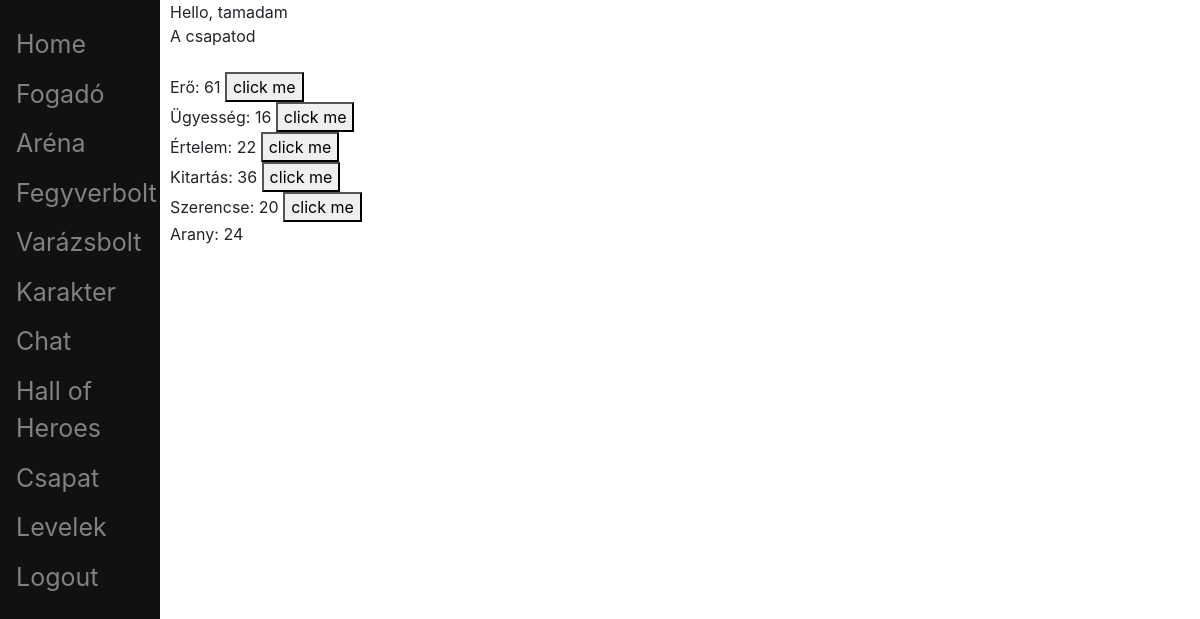
Before: / (signed in) with the older database file.
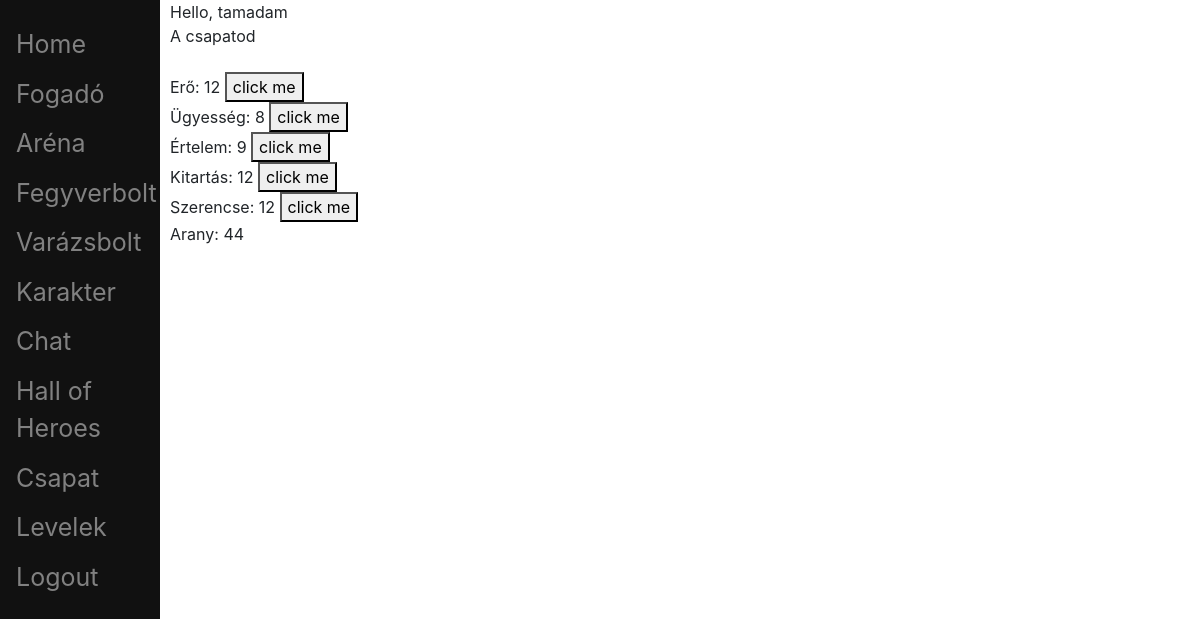
After: the same page with the newer database file.
### account/models.py (models this page shows, shortened)
class Account(AbstractBaseUser):
	username		= models.CharField(verbose_name = 'username', max_length = 20, unique = True)
	email 			= models.EmailField(verbose_name = 'email', max_length = 128, unique = True)
	date_joined		= models.DateTimeField(verbose_name = 'date joined', auto_now_add = True)
	last_login		= models.DateTimeField(verbose_name = 'last login', auto_now = True)
	is_admin		= models.BooleanField(default=False)
	is_superuser	= models.BooleanField(default=False)
	is_staff		= models.BooleanField(default=False)
	is_active		= models.BooleanField(default=True) # - lehet false pl email-es aktivalas
	profile_image	= models.ImageField(null=True, blank=True, upload_to=profile_image_path)
	objects = CustomAccountManager()
	USERNAME_FIELD 	= 'username'
	REQUIRED_FIELDS	= ['email']

class Character(models.Model):
	account = models.OneToOneField(Account, on_delete=models.CASCADE, primary_key=True)
	ROLES = (
		('warrior', 'warrior'),
		('mage', 'mage'),
		('scout', 'scout'),
	)
	character_type	= models.CharField(verbose_name = 'character type', max_length = 20, choices=ROLES, default='')
	level			= models.DecimalField(verbose_name='level', max_digits=19, decimal_places=0, default = 1) #szint
	strength		= models.DecimalField(verbose_name='strength', max_digits=19, decimal_places=0, default = 8) #erő
	skill 			= models.DecimalField(verbose_name='skill', max_digits=19, decimal_places=0, default = 6) #ügyesség
	intelligence	= models.DecimalField(verbose_name='intelligence', max_digits=19, decimal_places=0, default = 7) #értelem
	health_point	= models.DecimalField(verbose_name='health point', max_digits=19, decimal_places=0, default = 10) #életerő
	fortune 		= models.DecimalField(verbose_name='fortune', max_digits=19, decimal_places=0, default = 8) #szerencse
	shield 			= models.DecimalField(verbose_name='shield', max_digits=19, decimal_places=0, default = 0) #páncél
	rank			= models.DecimalField(verbose_name='rank', max_digits=19, decimal_places=0, blank = True, null = True) #helyezes
	honor			= models.DecimalField(verbose_name='honor', max_digits=19, decimal_places=0, default = 1) #becsuletpont
	gold 			= models.DecimalField(verbose_name='gold', max_digits=20, decimal_places=0, default=100)

### core/views.py (the view)
# urls.py: path('', home_page_view, name='home_page'),
@login_required(login_url='login')
def home_page_view(request):
	context = {}
	user = Character.objects.get(account=request.user)
	context = {
		'user_id': user.account.id,
		'username': user.account.username,
		'strength': user.strength,
		'skill': user.skill,
		'intelligence': user.intelligence,
		'health_point': user.health_point,
		'fortune': user.fortune,
		'gold': user.gold,
	}
	return render(request, 'core/home_page.html', context)

### core/templates/core/home_page.html (shortened to what this page needs)
{% extends 'base.html' %}
{% block content %}
<div class="main">
<span id="hello-msg">Hello, {{username}} </span>
<br>
<span id="team-msg">A csapatod </span>
<br>
<br>
<div id="strength">
Erő: <p class="character-attr-value"id="strength-value">{{strength}}</p>
<button onclick="increaseAttr('{{user_id}}', 'strength')">click me</button><br>
</div>
<div id="skill">
Ügyesség: <p id="skill-value">{{skill}} </p>
<button onclick="increaseAttr('{{user_id}}', 'skill')">click me</button><br>
</div>
<div id="intelligence">
Értelem: <p id="intelligence-value">{{intelligence}} </p>
<button onclick="increaseAttr('{{user_id}}', 'intelligence')">click me</button><br>
</div>
<div id="health_point">
Kitartás: <p id="health_point-value">{{health_point}} </p>
<button onclick="increaseAttr('{{user_id}}', 'health_point')">click me</button><br>
</div>
<div id="fortune">
Szerencse: <p id="fortune-value">{{fortune}} </p>
<button onclick="increaseAttr('{{user_id}}', 'fortune')">click me</button><br>
</div>
<div id="gold">
Arany: <p id="gold-value">{{gold}}<br></p>
</div>
</div>
{% endblock %}

### templates/base.html (shortened to what this page needs)
{% load static %}
<!DOCTYPE html>
<html>
<head>
	<link rel="stylesheet" href="{% static 'core/core.css' %}">
    <link rel="stylesheet" href="https://cdn.jsdelivr.net/npm/bootstrap@4.3.1/dist/css/bootstrap.min.css" />
</head>
<body>
	{% include 'sidebar.html' %}
	{% block content %}
	{% endblock %}
</body>
</html>

### templates/sidebar.html
<div class="sidenav">
  <a href="{% url 'home_page' %}">Home</a>
  <a href="#">Fogadó</a>
  <a href="#">Aréna</a>
  <a href="#">Fegyverbolt</a>
  <a href="#">Varázsbolt</a>
  <a href="{% url 'profile' user_id=request.user.id %}">Karakter</a>
  <a href="{% url 'public_chat' %}">Chat</a>
  <a href="{% url 'search' %}">Hall of Heroes</a>
  <a href="{% url 'team:user_team_view' %}">Csapat</a>
  <a href="{% url 'private_chat:private_chat_room' %}">Levelek</a>
  <a href="{% url 'logout' %}">Logout</a>
</div>

### static/core/core.css (style rules this page uses)
.sidenav { height: 100%; width: 160px; position: fixed; z-index: 1; top: 0; left: 0; background-color: #111; overflow-x: hidden; padding-top: 20px; }
.sidenav a { padding: 6px 8px 6px 16px; text-decoration: none; font-size: 25px; color: #818181; display: block; }
.main { margin-left: 160px; padding: 0px 10px; }

### core/templates/core/home_page.html (style rules this page uses)
p { display: inline; }

Changed rows visible on the page:
changed Character: strength "61" → "12"; skill "16" → "8"; intelligence "22" → "9"; health_point "36" → "12"; fortune "20" → "12"; gold "24" → "44"
